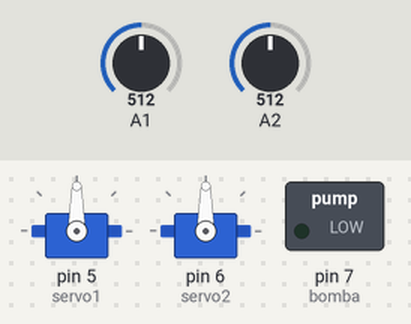
Recording of a sketch running on a simulated Arduino Uno, built with avr-gcc and run on an emulated ATmega328P. Parts: 2 × servo, switched loads named in the sketch (green lamp = pin HIGH). The test bench sets the inputs (shaded band); at power-on: A1 = 512, A2 = 512.

Above: at 1.2 s.
1.3 s: A1 set to 692
2.8 s: A1 set to 713
At 3.27 s:
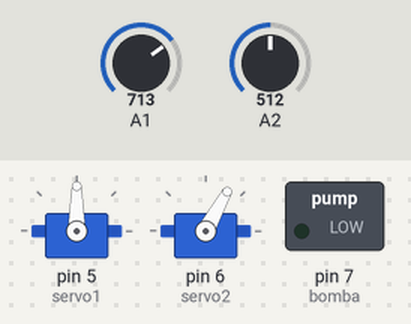
At 4.9 s:
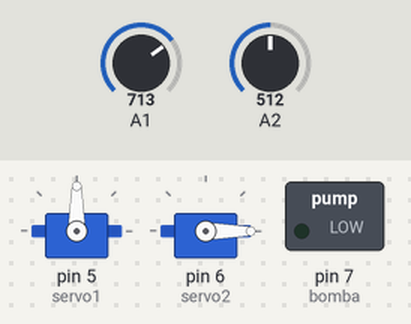
5.8 s: A2 set to 217
7.3 s: A2 set to 189
At 8.0 s:
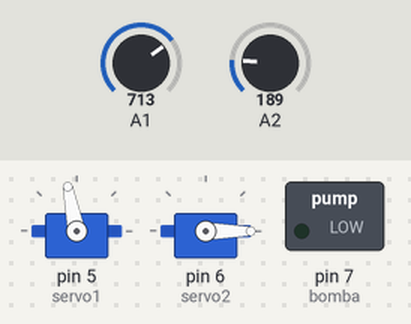
10.3 s: A2 set to 710
13.3 s: A1 set to 210
14.8 s: A1 set to 188
At 18.5 s:
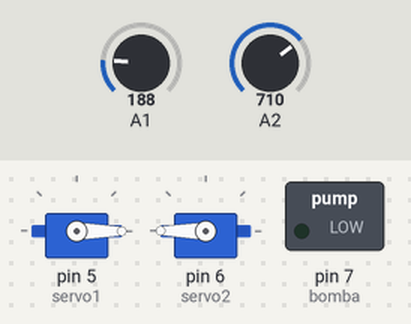
Timing chart, 0 to 18.8 s (numbered marks = the images above; inputs shaded):
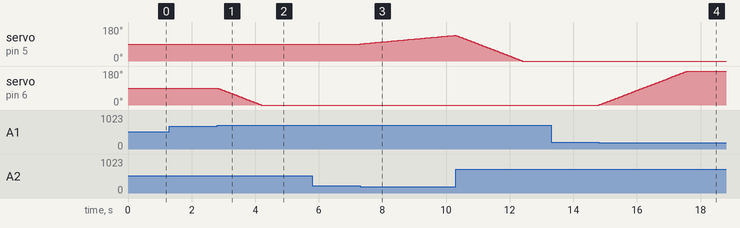

The sketch:

Brazoservo.ino
```cpp
#include <Servo.h>
#include <SoftwareSerial.h>
//Definicion de los servos
Servo servo1;
Servo servo2;
int eje1=90;
int eje2=90;
int sensor=8;

byte sensora =1;


int Btx =3;
int Brx =2;

SoftwareSerial bluetooth(Btx,Brx);
//
int Motor1A = 9;
int Motor1B = 10;

int Motor2A = 11;
int Motor2B = 12;
 int sensorh=A0;
int bomba = 7;
void setup(){
  pinMode(bomba,OUTPUT);
  servo1.attach(5);
  servo2.attach(6);

//  servo1.write(90);
//  servo2.write(90);

  Serial.begin(9600);

//  bluetooth.begin(115200);
//  bluetooth.begin(9600);
//  pinMode(Motor1A,OUTPUT);
//  pinMode(Motor1B,OUTPUT);
//  pinMode(Motor2A,OUTPUT);
//  pinMode(Motor2B,OUTPUT);
//
//  digitalWrite(Motor1A,LOW);
//  digitalWrite(Motor1B,LOW);
//  digitalWrite(Motor2A,LOW);
//  digitalWrite(Motor2B,LOW);
}

int flag1 = -1;


void loop(){
//  int humedad = analogRead(sensorh);
//  if(humedad>=721 && humedad<=1024){
//    digitalWrite(bomba,HIGH);
//  }
//  else{
//    digitalWrite(bomba,LOW);
//  }
//  Serial.println(humedad);
//  delay(500);


//  if(bluetooth.available()){
//    char toSend = (char)bluetooth.read();
//    if(toSend == 'S'){
//      flag1 = 0;
//
//      digitalWrite(Motor1A, LOW);
//      analogWrite(Motor1B, LOW);
//      digitalWrite(Motor2A, LOW);
//      analogWrite(Motor2B, LOW);
//
//    }
//   if(toSend == 'F'){
//    if(flag1!=1){
//      flag1=1;
//      digitalWrite(Motor1A, HIGH);
//      analogWrite(Motor1B, 0);  33333

//      digitalWrite(Motor2A, HIGH);
//      analogWrite(Motor2B, 0);
//    }
//   }
//   if(toSend == 'B' ){
//    if(flag1!=2){
//      flag1=2;
//      digitalWrite(Motor1B, HIGH);
//      analogWrite(Motor1A, 0);
//      digitalWrite(Motor2B, HIGH);
//      analogWrite(Motor2A, 0);
//    }
//   }
//   if(toSend == 'L' ){
//    if(flag1!=3){
//      flag1=3;
//      digitalWrite(Motor2B, HIGH);
//      analogWrite(Motor2A, 0);
//      digitalWrite(Motor1A, HIGH);
//      analogWrite(Motor1B, 0);
//    }
//   }
//   else
//   if(toSend == 'R' ){
//    if(flag1!=4){
//      flag1=4;
//      digitalWrite(Motor1B, HIGH);
//      analogWrite(Motor1A, 0);
//      digitalWrite(Motor2A, HIGH);
//      analogWrite(Motor2B, 0);
//    }
//
//   }
//  }


  //SERVO 1
  if (analogRead(2)<200 && eje1<180){
    eje1++;
    servo1.write(eje1);
    delay(50);
  }
  if (analogRead(2)>700 && eje1>0){
    eje1--;
    servo1.write(eje1);
  }
  //SERVO 2
  if (analogRead(1)<200 && eje2<180){
    eje2++;
    servo2.write(eje2);
  }
  if (analogRead(1)>700 && eje2>0){
    eje2--;
    servo2.write(eje2);
  }
  delay(15);

}
```

Measured:
- the behaviour switches between 700 and 701 on A1 (found by bisection; images 0 and 1)
- the behaviour switches between 200 and 199 on A1 (found by bisection; images 3 and 4)
- after the input at 1.3 s, every drawn part: stays the same
- after the input at 2.8 s, servo on pin 6 (servo2): moves from 90° to 0° over 1.4 s, starting at once
- after the input at 5.8 s, every drawn part: stays the same
- after the input at 7.3 s, servo on pin 5 (servo1): moves from 90° to 136° over 2.9 s, starting at once
- after the input at 13.3 s, every drawn part: stays the same
- after the input at 14.8 s, servo on pin 6 (servo2): moves from 0° to 180° over 2.8 s, starting at once
